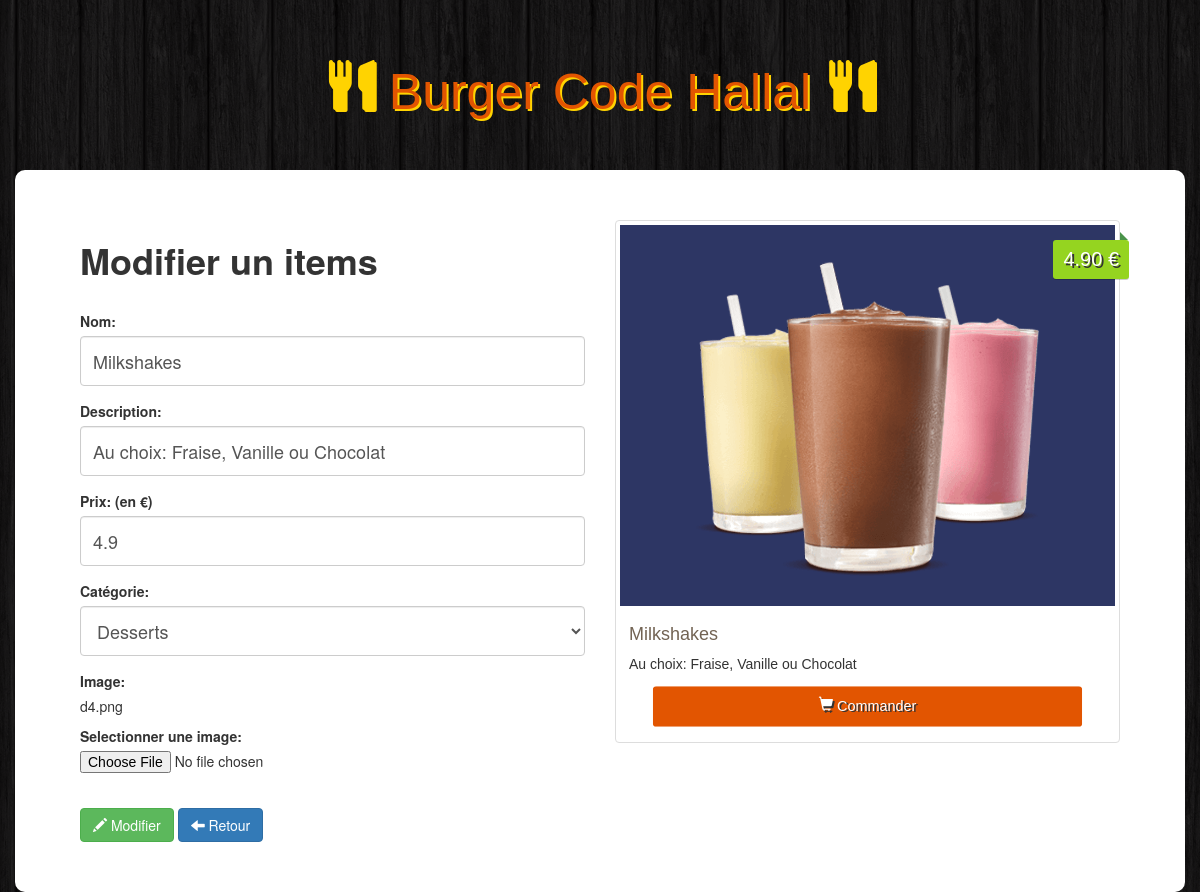
/admin/update.php?id=32, run on the app's committed database.
### tables this page shows
CREATE TABLE `items` (
  `id` int(11) NOT NULL,
  `name` varchar(100) NOT NULL,
  `description` varchar(255) NOT NULL,
  `price` float NOT NULL,
  `image` varchar(255) NOT NULL,
  `category` int(11) NOT NULL
);

### admin/update.php (the view, shortened to what this page needs)
<?php
if (!empty($_GET['id']))
{
    $id = checkInput($_GET['id']);
}
$nameError = $descriptionError = $priceError = $categoryError = $imageError = $name = $description = $price = $category = $image = "";
if (!empty($_POST))
{
    $name = checkInput($_POST['name']);
    $description = checkInput($_POST['description']);
    $price = checkInput($_POST['price']);
    $category = checkInput($_POST['category']);
    $image = checkInput($_FILES['image']['name']);
    $imagePath = '../img/' .basename($image);
    $imageExtension = pathinfo($imagePath, PATHINFO_EXTENSION);
    $isSuccess = true;
    $isUploadSuccess = false;
    if(empty($name))
    {
        $nameError = 'Ce champ ne peut pas être vide';
        $isSuccess = false;
    }
    if(empty($description))
    {
        $descriptionError = 'Ce champ ne peut pas être vide';
        $isSuccess = false;
    }
    if(empty($price))
    {
        $priceError = 'Ce champ ne peut pas être vide';
        $isSuccess = false;
    }
    if(empty($category))
    {
        $categoryError = 'Ce champ ne peut pas être vide';
        $isSuccess = false;
    }
    if(empty($image))
    {
       $isImageUpdated = false;
    }
    else
    {
        $isImageUpdated = true;
        $isUploadSuccess = true;
        if ($imageExtension != "jpg" && $imageExtension !="png" && $imageExtension !="jpeg" && $imageExtension !="gif")
        {
            $imageError = "Les fichiers autorises sont: .jpg, .jpeg, .png, .gif";
            $isUploadSuccess = false;
        }
        if(file_exists($imagePath))
        {
            $imageError = "le fichier existe deja";
            $isUploadSuccess = false;
        }
        if ($_FILES["image"]["size"] > 500000)
        {
            $imageError = "le fichier ne doit pas depasser les 500KB";
            $isUploadSuccess = false;
        }
        if ($isUploadSuccess)
        {
            if (!move_uploaded_file($_FILES["image"]["tmp_name"], $imagePath))
            {
                $imageError = "Il y a eu une erreur lors de l'upload";
                $isUploadSuccess = false;
            }
        }
    }
    if (($isSuccess && $isImageUpdated && $isUploadSuccess) || ($isSuccess && !$isImageUpdated))
    {
        $db = Database::connect();
        if ($isImageUpdated)
        {
        $statement = $db->prepare("UPDATE items set name = ?, description = ?, price = ?, category = ?, image = ? WHERE id = ?");
        $statement->execute(array($name,$description,$price,$category,$image,$id));
        }
        else
        {
            $statement = $db->prepare("UPDATE items set name = ?, description = ?, price = ?, category = ? WHERE id = ?");
            $statement->execute(array($name,$description,$price,$category,$id));
        }
        Database::disconnect();
        header("Location: index.php");
    }
    elseif ($isImageUpdated && !$isUploadSuccess)
    {
        $db = Database::connect();
        $statement = $db->prepare("SELECT * FROM items WHERE id = ?");
        $statement->execute(array($id));
        $item = $statement->fetch();
        $image = $item['image'];
        Database::disconnect();
    }
}
else
{
    $db = Database::connect();
    $statement = $db->prepare("SELECT * FROM items WHERE id = ?");
    $statement->execute(array($id));
    $item = $statement->fetch();
    $name           = $item['name'];
    $description    = $item['description'];
    $price          = $item['price'];
    $category       = $item['category'];
    $image          = $item['image'];
}
function checkInput($data)
{
    $data = trim($data);
    $data = stripslashes($data);
    $data = htmlspecialchars($data);
    return $data;
}
?>
<!doctype html>
<html>
<head>
    <link rel="stylesheet" href="https://maxcdn.bootstrapcdn.com/bootstrap/3.3.7/css/bootstrap.min.css">
    <link rel="stylesheet" href="../css/style.css">
</head>
<body>
<h1 class="text-logo"><span class="glyphicon glyphicon-cutlery"></span> Burger Code Hallal <span class="glyphicon glyphicon-cutlery"></span></h1>
<div class="container admin">
    <div class="row">
        <div class="col-sm-6">
            <h1><strong>Modifier un items </strong></h1>
            <br>
            <form class="form" role="form" action="<?php echo 'update.php?id=' . $id; ?>" method="post" enctype="multipart/form-data">
                <div class="form-group">
                    <label for="name">Nom:</label>
                    <input type="text" class="form-control" id="name" name="name" placeholder="nom" value="<?php echo $name; ?> ">
                </div>
                <div class="form-group">
                    <label for="description">Description:</label>
                    <input type="text" class="form-control" id="description" name="description" placeholder="Description" value="<?php echo $description; ?> ">
                </div>
                <div class="form-group">
                    <label for="price">Prix: (en €)</label>
                    <input type="text" step="0.01" class="form-control" id="price" name="price" placeholder="Prix" value="<?php echo $price; ?> ">
                </div>
                <div class="form-group">
                    <label for="category">Catégorie:</label>
                    <select class="form-control" id="category" name="category">
                        <?php
                        $db = Database::connect();
                        foreach ($db->query('SELECT * FROM categories') as $row)
                        {
                            if ($row['id'] == $category)
                            echo '<option selected="selected" value="' . $row['id'] . '">' . $row['name'] . '</option>';
                            else
                                echo '<option value="' . $row['id'] . '">' . $row['name'] . '</option>';
                        }
                        ?>
                    </select>
                </div>
                <div class="form-group">
                    <label >Image:</label>
                    <p><?php echo $image; ?></p>
                    <label for="">Selectionner une image: </label>
                    <input type="file" id="image" name="image">
                </div>
                <br>
                <div class="form_actions">
                    <button type="submit" class="btn btn-success"><span class="glyphicon glyphicon-pencil"></span> Modifier</button>
                    <a class="btn btn-primary" href="index.php"><span class="glyphicon glyphicon-arrow-left"></span> Retour</a>
                </div>
            </form>
        </div>
        <div class="col-sm-6 site">
            <div class="thumbnail">
                <img src="<?php echo '../img/' . $image ;?>" alt="...">
                <div class="price"><?php echo number_format((float)$price,2,'.',''). ' €'; ?></div>
                <div class="caption">
                    <h4><?php echo $name; ?></h4>
                    <p><?php echo $description; ?></p>
                    <a href="#" class="btn btn-order" role="button"><span class="glyphicon glyphicon-shopping-cart"></span> Commander</a>
                </div>
            </div>
        </div>
    </div>
</div>
</body>
</html>

### css/style.css (style rules this page uses)
body { background: url("../img/bg.png"); }
.site { font-family: 'Anton', sans-serif }
.text-logo { font-family: 'Anton', sans-serif; color:#E25501; text-shadow: 2px 2px #ffd301; font-size: 50px; padding: 40px 0px; text-decoration: none; text-align: center; }
.text-logo .glyphicon { color: #ffd301; text-shadow: 2px 2px #ffd301; }
.thumbnail img { background: #2D3664; }
.price { background: #95d420; box-shadow: 0 1px rgba(0,0,0,0.2); -moz-box-shadow: 0 1px rgba(0,0,0,0.2); -webkit-box-shadow: 0 1px rgba(0,0,0,0.2); color: #fff; text-shadow: 2px 2px #333; position: absolute; right: 6px; top: 20px; padding: 5px 10px; font-size: 20px; border-radius: 3px; }
.price:before { border: 4px solid transparent; border-bottom: 4px solid #4a934a; border-left: 4px solid #4a934a; content:""; position: absolute; right: 1px; top: -8px; }
.caption > h4 { color: #726353; font-size: 18px; }
.btn-order { width: 100%; padding: 10px; font-size: 16px; color: #fff; background-color: #E25501; text-decoration: none; text-shadow: 2px 2px #333; -webkit-transform: scale(1); transform: scale(0.9); -webkit-transition: .3s ease-in-out; transition: .3s ease-in-out; }
.row { background-color: white; padding: 50px; border-radius: 10px; }
.form-control { height: 50px; font-size: 18px; }

### data on the page
items: name "Milkshakes", description "Au choix: Fraise, Vanille ou Chocolat", price "4.9", image "d4.png", image (picture), price "4.90"

### other printed values
form field category "Desserts"
